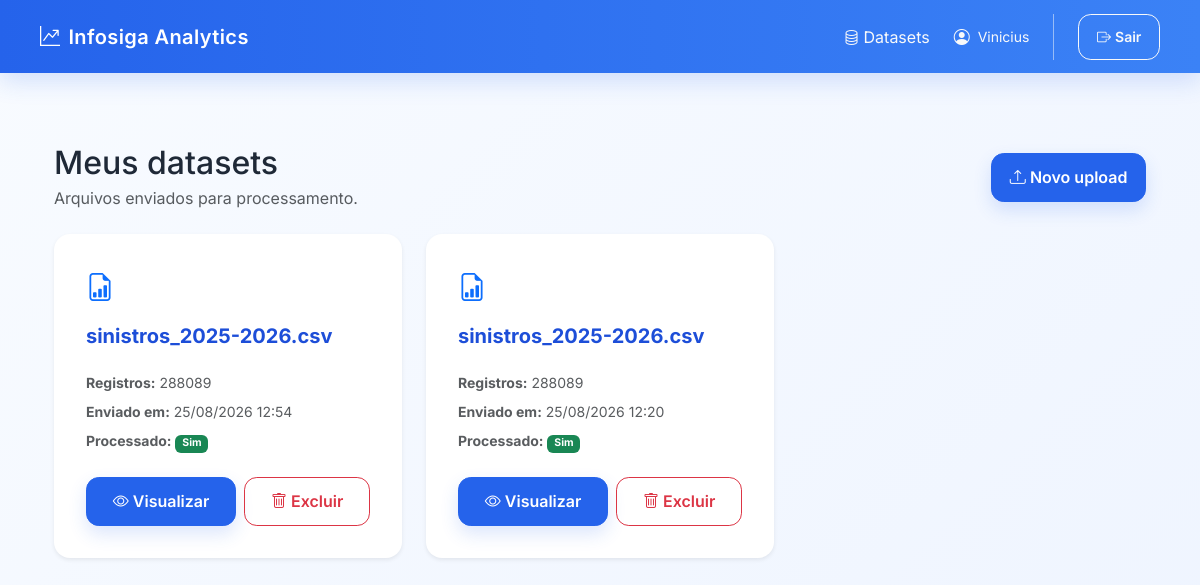
/datasets/ (signed in), run on an earlier commit of the app's database.
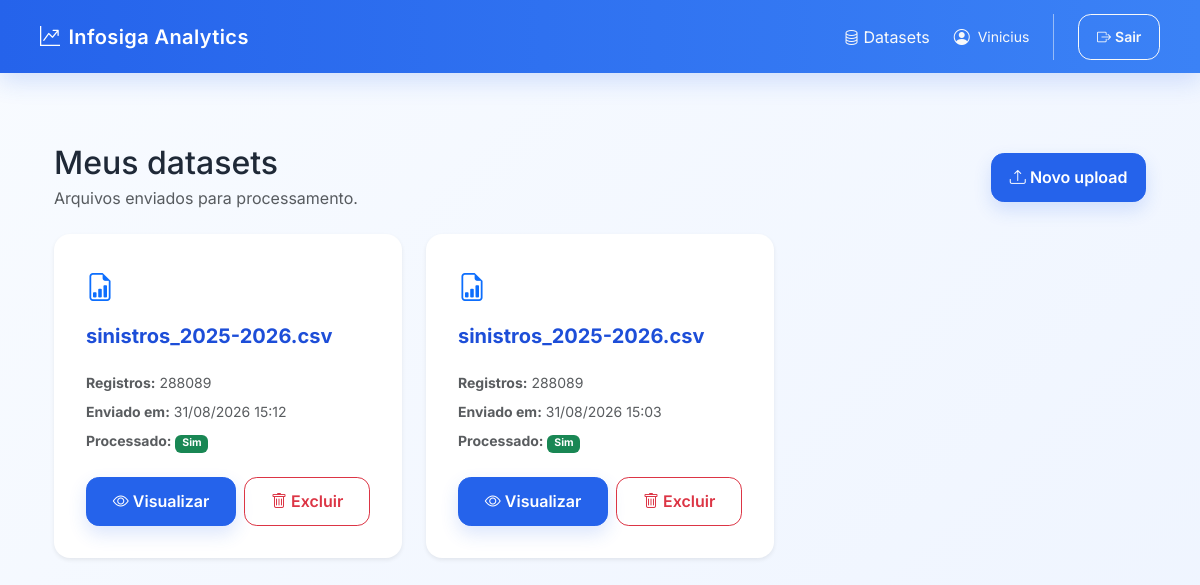
And on a later commit of the database.
### analytics/models.py (models this page shows, shortened)
class Dataset(models.Model):
    usuario = models.ForeignKey(
        settings.AUTH_USER_MODEL,
        on_delete=models.CASCADE,
        related_name="datasets",
    )
    nome_original = models.CharField(
        max_length=255
    )
    arquivo = models.FileField(
        upload_to="datasets/"
    )
    quantidade_registros = models.PositiveIntegerField(
        default=0
    )
    criado_em = models.DateTimeField(
        auto_now_add=True
    )
    atualizado_em = models.DateTimeField(
        auto_now=True
    )
    resultado_processado = models.FileField(
        upload_to="datasets/processed/",
        null=True,
        blank=True,
    )

### analytics/views/datasets.py (the view)
# urls.py: path("datasets/", dataset_list, name="dataset_list"),
@login_required
def dataset_list(request):
    datasets = DatasetService.list_for_user(request.user)
    return render(
        request,
        "analytics/datasets/list.html",
        {
            "datasets": datasets,
        },
    )

### analytics/persistence/datasets.py (called while the page is built)
def list_datasets_for_user(usuario):
    return (
        Dataset.objects
        .filter(usuario=usuario)
        .order_by("-criado_em")
    )

### analytics/services/dataset_service.py (called while the page is built)
    @staticmethod
    def list_for_user(usuario):
        return dataset_persistence.list_datasets_for_user(usuario)

### analytics/templates/analytics/datasets/list.html (shortened to what this page needs)
{% extends "analytics/base.html" %}
{% block content %}
<div class="container py-4">
    <div class="d-flex justify-content-between align-items-center mb-4">
        <div>
            <h2 class="mb-1">Meus datasets</h2>
            <p class="text-muted mb-0">
                Arquivos enviados para processamento.
            </p>
        </div>
        <a href="{% url 'home' %}" class="btn btn-primary">
            <i class="bi bi-upload"></i>
            Novo upload
        </a>
    </div>
    {% if datasets %}
    <div class="row g-4">
        {% for dataset in datasets %}
        <div class="col-md-6 col-lg-4">
            <div class="card shadow-sm border-0 h-100">
                <div class="card-body d-flex flex-column">
                    <div class="d-flex align-items-start justify-content-between mb-3">
                        <div class="text-primary fs-3">
                            <i class="bi bi-file-earmark-bar-graph"></i>
                        </div>
                    </div>
                    <h5 class="card-title text-break">
                        {{ dataset.nome_original }}
                    </h5>
                    <div class="text-muted small mt-3 mb-4">
                        <div class="mb-2">
                            <strong>Registros:</strong>
                            {{ dataset.quantidade_registros }}
                        </div>
                        <div class="mb-2">
                            <strong>Enviado em:</strong>
                            {{ dataset.criado_em|date:"d/m/Y H:i" }}
                        </div>
                        <div>
                            <strong>Processado:</strong>
                            {% if dataset.resultado_processado %}
                            <span class="badge bg-success">Sim</span>
                            {% else %}
                            <span class="badge bg-secondary">Não</span>
                            {% endif %}
                        </div>
                    </div>
                    <div class="mt-auto d-flex gap-2">
                        <a href="{% url 'dataset_detail' dataset.id %}" class="btn btn-primary flex-fill">
                            <i class="bi bi-eye"></i>
                            Visualizar
                        </a>
                        <form method="post" action="{% url 'dataset_delete' dataset.id %}" class="flex-fill" onsubmit="return confirm(
            'Tem certeza que deseja excluir este dataset?'
        );">
                            <button type="submit" class="btn btn-outline-danger w-100">
                                <i class="bi bi-trash"></i>
                                Excluir
                            </button>
                        </form>
                    </div>
                </div>
            </div>
        </div>
        {% endfor %}
    </div>
    {% endif %}
</div>
{% endblock %}

What changed in the data, as far as the page shows it:
removed Dataset: nome_original "sinistros_2025-2026.csv", quantidade_registros "288089", criado_em "25/08/2026 12:54", shows "Sim"
removed Dataset: nome_original "sinistros_2025-2026.csv", quantidade_registros "288089", criado_em "25/08/2026 12:20", shows "Sim"
added Dataset: nome_original "sinistros_2025-2026.csv", quantidade_registros "288089", criado_em "31/08/2026 15:12", shows "Sim"
added Dataset: nome_original "sinistros_2025-2026.csv", quantidade_registros "288089", criado_em "31/08/2026 15:03", shows "Sim"
